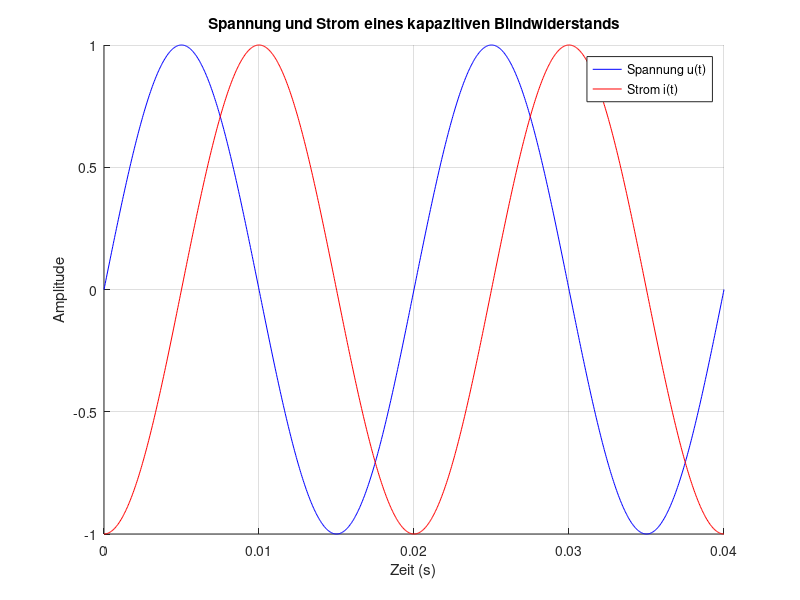

Recreate this plot in MATLAB.
clc;
clearvars;

% Parameter
f = 50; % Frequenz in Hz
T = 1 / f; % Periode in Sekunden
omega = 2 * pi * f; % Winkelgeschwindigkeit
t = linspace(0, 2 * T, 1000); % Zeitvektor über zwei Perioden

% Spannung und Strom
U0 = 1; % Maximale Spannung (Amplitude)
I0 = 1; % Maximaler Strom (Amplitude)

% Spannungskurve (Sinusfunktion)
u = U0 * sin(omega * t);

% Stromkurve (Sinusfunktion, um 90° phasenverschoben)
i = I0 * sin(omega * t - pi / 2);

% Plot
figure;
hold on;
plot(t, u, 'b', 'DisplayName', 'Spannung u(t)');
plot(t, i, 'r', 'DisplayName', 'Strom i(t)');
xlabel('Zeit (s)');
ylabel('Amplitude');
title('Spannung und Strom eines kapazitiven Blindwiderstands');
legend;
grid on;
hold off;
